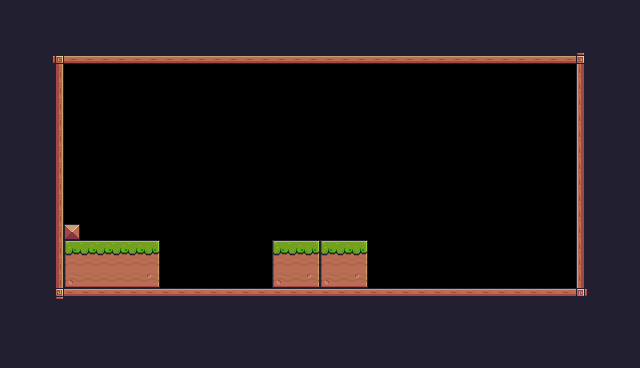

This game map was drawn from its Tiled (.tmx) file and the tilesets committed beside it. A one-line description and the full map source follow:
An orthogonal 40x23 tile map with 16x16 px tiles, 1 tile layer (Background) and 1 object (Player).

<map version="1.10" tiledversion="1.11.2" orientation="orthogonal" renderorder="right-down" width="40" height="23" tilewidth="16" tileheight="16" infinite="0" nextlayerid="3" nextobjectid="3">
 <tileset firstgid="1" source="Pixel Adventure.tsx" />
 <layer id="1" name="Background" width="40" height="23">
  <data encoding="csv">
24,24,24,24,24,24,24,24,24,24,24,24,24,24,24,24,24,24,24,24,24,24,24,24,24,24,24,24,24,24,24,24,24,24,24,24,24,24,24,24,
24,24,24,24,24,24,24,24,24,24,24,24,24,24,24,24,24,24,24,24,24,24,24,24,24,24,24,24,24,24,24,24,24,24,24,24,24,24,24,24,
24,24,24,24,24,24,24,24,24,24,24,24,24,24,24,24,24,24,24,24,24,24,24,24,24,24,24,24,24,24,24,24,24,24,24,24,24,24,24,24,
24,24,24,92,134,134,134,134,134,134,134,134,134,134,134,134,134,134,134,134,134,134,134,134,134,134,134,134,134,134,134,134,134,134,134,134,93,24,24,24,
24,24,24,113,0,0,0,0,0,0,0,0,0,0,0,0,0,0,0,0,0,0,0,0,0,0,0,0,0,0,0,0,0,0,0,0,111,24,24,24,
24,24,24,113,0,0,0,0,0,0,0,0,0,0,0,0,0,0,0,0,0,0,0,0,0,0,0,0,0,0,0,0,0,0,0,0,111,24,24,24,
24,24,24,113,0,0,0,0,0,0,0,0,0,0,0,0,0,0,0,0,0,0,0,0,0,0,0,0,0,0,0,0,0,0,0,0,111,24,24,24,
24,24,24,113,0,0,0,0,0,0,0,0,0,0,0,0,0,0,0,0,0,0,0,0,0,0,0,0,0,0,0,0,0,0,0,0,111,24,24,24,
24,24,24,113,0,0,0,0,0,0,0,0,0,0,0,0,0,0,0,0,0,0,0,0,0,0,0,0,0,0,0,0,0,0,0,0,111,24,24,24,
24,24,24,113,0,0,0,0,0,0,0,0,0,0,0,0,0,0,0,0,0,0,0,0,0,0,0,0,0,0,0,0,0,0,0,0,111,24,24,24,
24,24,24,113,0,0,0,0,0,0,0,0,0,0,0,0,0,0,0,0,0,0,0,0,0,0,0,0,0,0,0,0,0,0,0,0,111,24,24,24,
24,24,24,113,0,0,0,0,0,0,0,0,0,0,0,0,0,0,0,0,0,0,0,0,0,0,0,0,0,0,0,0,0,0,0,0,111,24,24,24,
24,24,24,113,0,0,0,0,0,0,0,0,0,0,0,0,0,0,0,0,0,0,0,0,0,0,0,0,0,0,0,0,0,0,0,0,111,24,24,24,
24,24,24,113,0,0,0,0,0,0,0,0,0,0,0,0,0,0,0,0,0,0,0,0,0,0,0,0,0,0,0,0,0,0,0,0,111,24,24,24,
24,24,24,113,35,0,0,0,0,0,0,0,0,0,0,0,0,0,0,0,0,0,0,0,0,0,0,0,0,0,0,0,0,0,0,0,111,24,24,24,
24,24,24,113,7,8,8,8,8,9,0,0,0,0,0,0,0,7,8,9,7,8,9,0,0,0,0,0,0,0,0,0,0,0,0,0,111,24,24,24,
24,24,24,113,29,30,30,30,30,31,0,0,0,0,0,0,0,29,30,31,29,30,31,0,0,0,0,0,0,0,0,0,0,0,0,0,111,24,24,24,
24,24,24,113,51,52,52,52,52,53,0,0,0,0,0,0,0,51,52,53,51,52,53,0,0,0,0,0,0,0,0,0,0,0,0,0,111,24,24,24,
24,24,24,114,90,90,90,90,90,90,90,90,90,90,90,90,90,90,90,90,90,90,90,90,90,90,90,90,90,90,90,90,90,90,90,90,115,24,24,24,
24,24,24,24,24,24,24,24,24,24,24,24,24,24,24,24,24,24,24,24,24,24,24,24,24,24,24,24,24,24,24,24,24,24,24,24,24,24,24,24,
24,24,24,24,24,24,24,24,24,24,24,24,24,24,24,24,24,24,24,24,24,24,24,24,24,24,24,24,24,24,24,24,24,24,24,24,24,24,24,24,
24,24,24,24,24,24,24,24,24,24,24,24,24,24,24,24,24,24,24,24,24,24,24,24,24,24,24,24,24,24,24,24,24,24,24,24,24,24,24,24,
24,24,24,24,24,24,24,24,24,24,24,24,24,24,24,24,24,24,24,24,24,24,24,24,24,24,24,24,24,24,24,24,24,24,24,24,24,24,24,24
</data>
 </layer>
 <objectgroup id="2" name="Spawnpoints">
  <object id="2" name="Player" type="Player" x="80.25" y="208.5" width="31.75" height="30.75" />
 </objectgroup>
</map>
